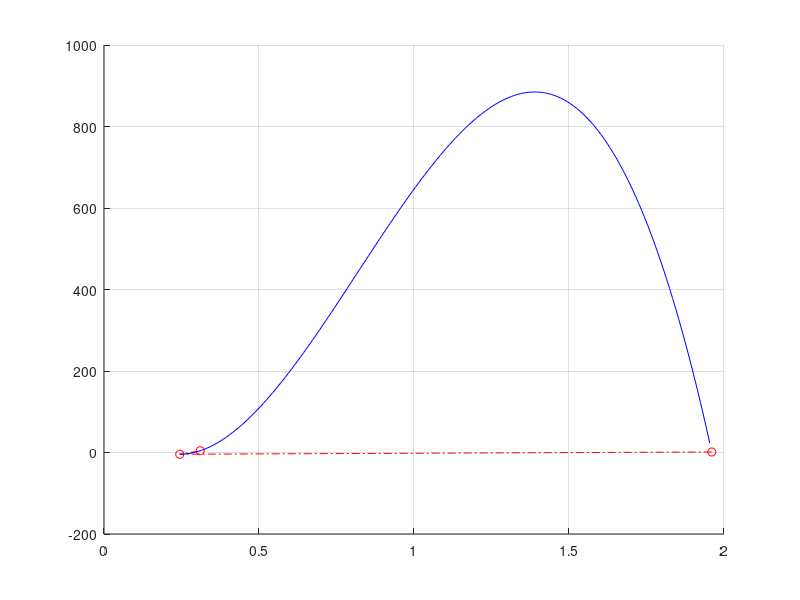

Recreate this plot in MATLAB.
close all, clear all, clc

x_n = (rand(1, 3)-0.5)*10;
y_n = (rand(1, 3)-0.5)*10;

X = [x_n(1).^3, x_n(1).^2, x_n(1), 1;
    x_n(2).^3, x_n(2).^2, x_n(2), 1;
    x_n(3).^3, x_n(3).^2, x_n(3), 1;
    3.*x_n(2).^2, 2.*x_n(2), 1, 0];

y = [y_n(1); y_n(2); y_n(3); 0]; 

a = inv(X) * y;

figure(1), hold on; grid on;

x = min(x_n):0.01:max(x_n);
plot(x_n, y_n, 'ro-.');
plot(x, polyval(a, x), 'b-');